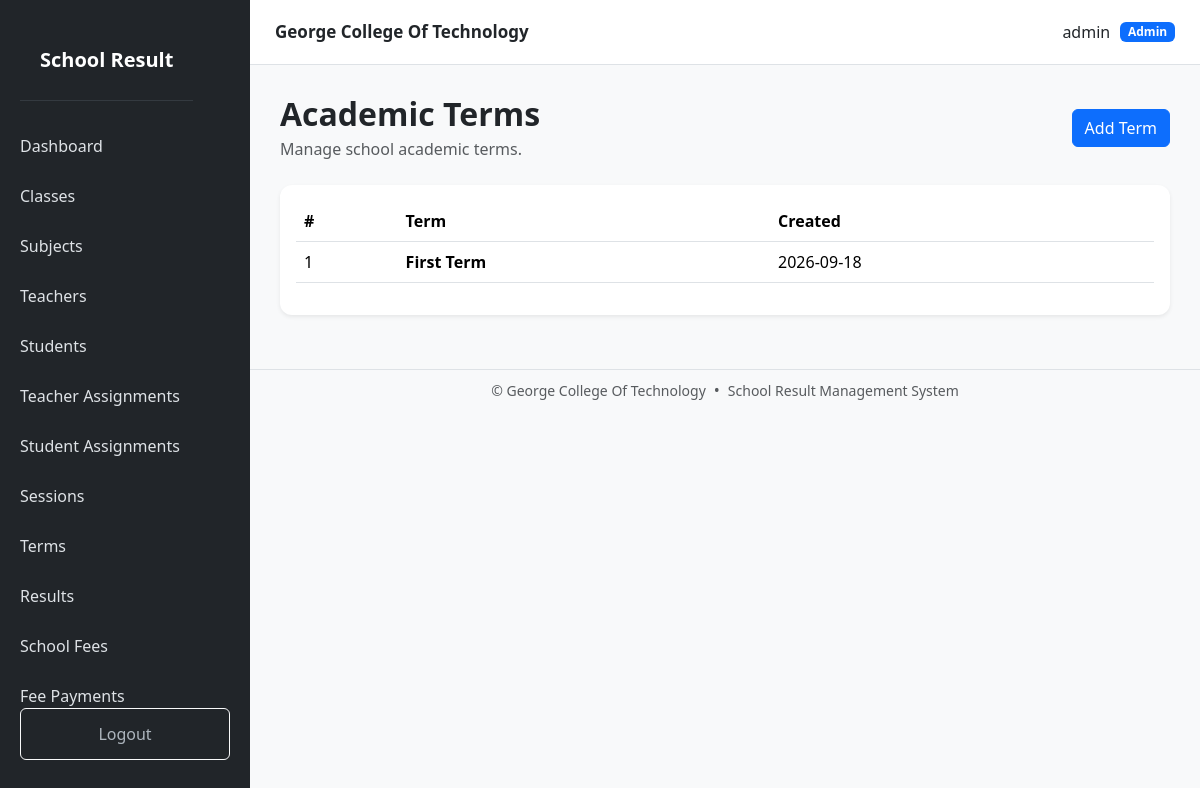
Page /terms/ (signed in) on the earlier database version.
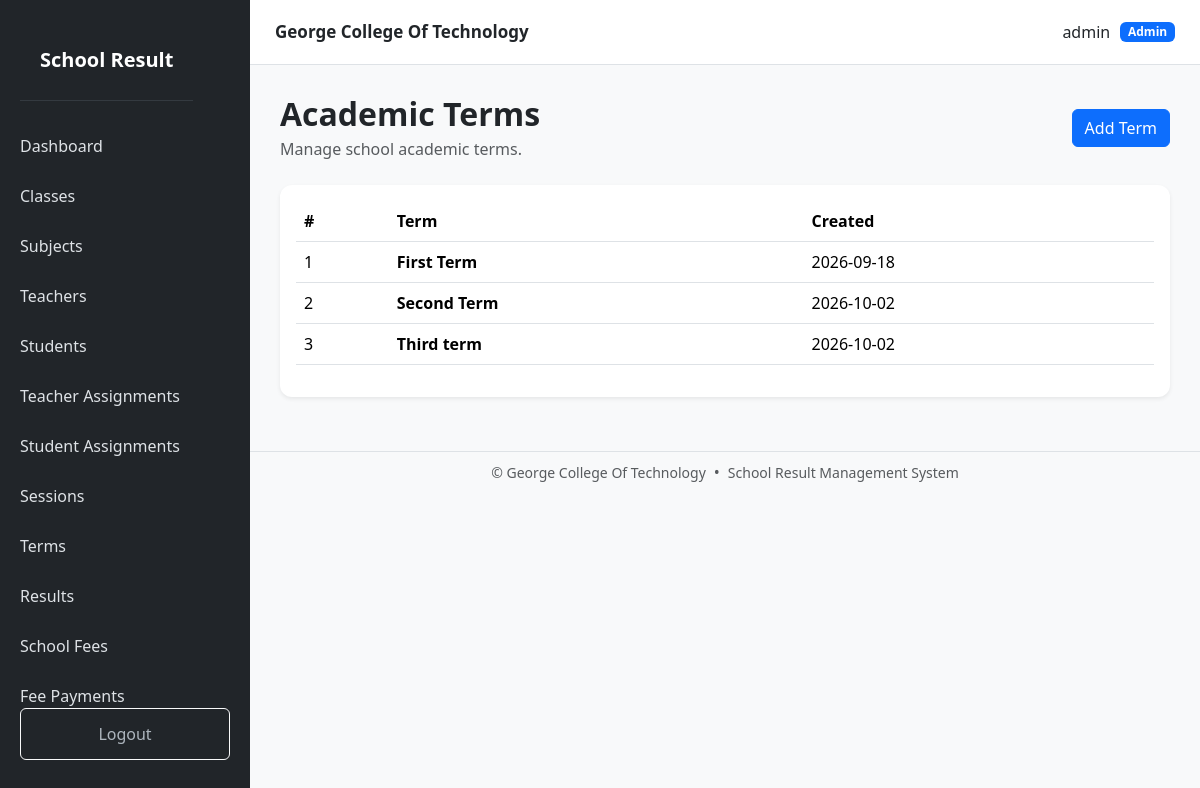
Same page on the later database version.
### models.py (models this page shows)
class Term(db.Model):
    __tablename__ = "terms"
    id = db.Column(
        db.Integer,
        primary_key=True
    )
    name = db.Column(
        db.String(100),
        unique=True,
        nullable=False
    )
    created_at = db.Column(
        db.DateTime,
        server_default=db.func.now()
    )
    results = db.relationship(
        "Result",
        back_populates="term"
    )

### routes/term.py (the view, shortened to what this page needs)
@term.route("/")
@login_required
def list_terms():
    terms = Term.query.order_by(
        Term.name
    ).all()
    return render_template(
        "term/list.html",
        terms=terms
    )

### templates/term/list.html (shortened to what this page needs)
{% extends "base.html" %}
{% block content %}
<div class="d-flex justify-content-between align-items-center mb-4">
    <div>
        <h2 class="fw-bold mb-1">
            Academic Terms
        </h2>
        <p class="text-muted mb-0">
            Manage school academic terms.
        </p>
    </div>
    {% if current_user.role == "admin" %}
    <a
        href="{{ url_for('term.create_term') }}"
        class="btn btn-primary"
    >
        Add Term
    </a>
    {% endif %}
</div>
<div class="card shadow-sm border-0">
    <div class="card-body">
        <div class="table-responsive">
            <table class="table table-hover align-middle">
                <thead>
                    <tr>
                        <th>#</th>
                        <th>Term</th>
                        <th>Created</th>
                    </tr>
                </thead>
                <tbody>
                    {% for item in terms %}
                    <tr>
                        <td>
                            {{ loop.index }}
                        </td>
                        <td>
                            <strong>
                                {{ item.name }}
                            </strong>
                        </td>
                        <td>
                            {{ item.created_at.strftime('%Y-%m-%d') if item.created_at else '-' }}
                        </td>
                    </tr>
                    {% endfor %}
                </tbody>
            </table>
        </div>
    </div>
</div>
{% endblock %}

Differences in the rows shown:
added Term: name "Second Term", created_at "2026-10-02"
added Term: name "Third term", created_at "2026-10-02"
